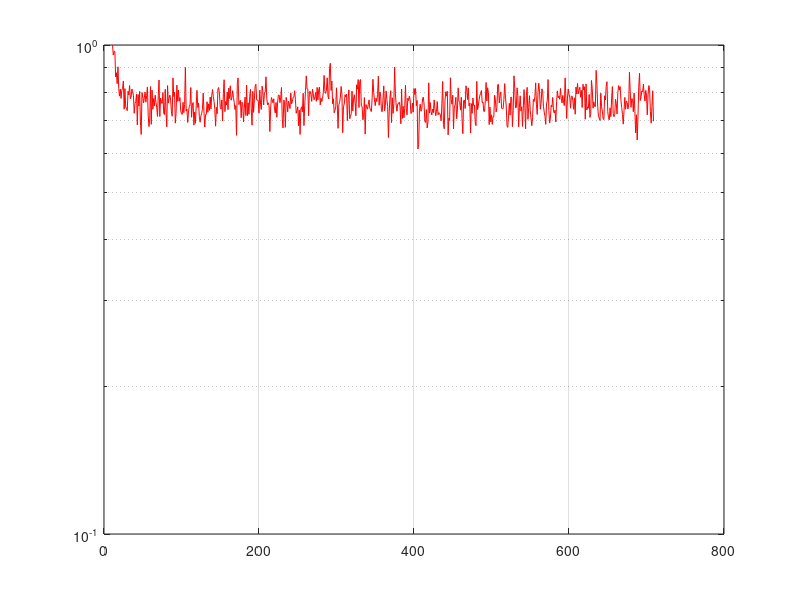
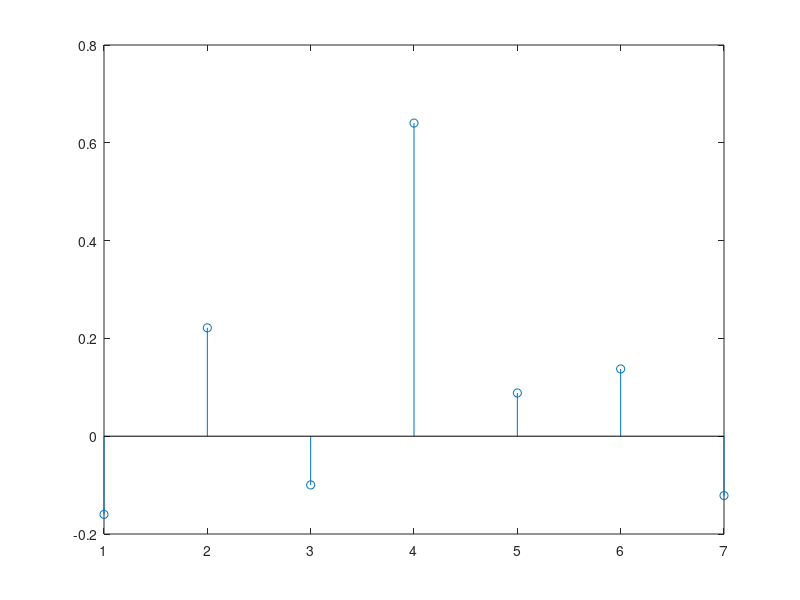
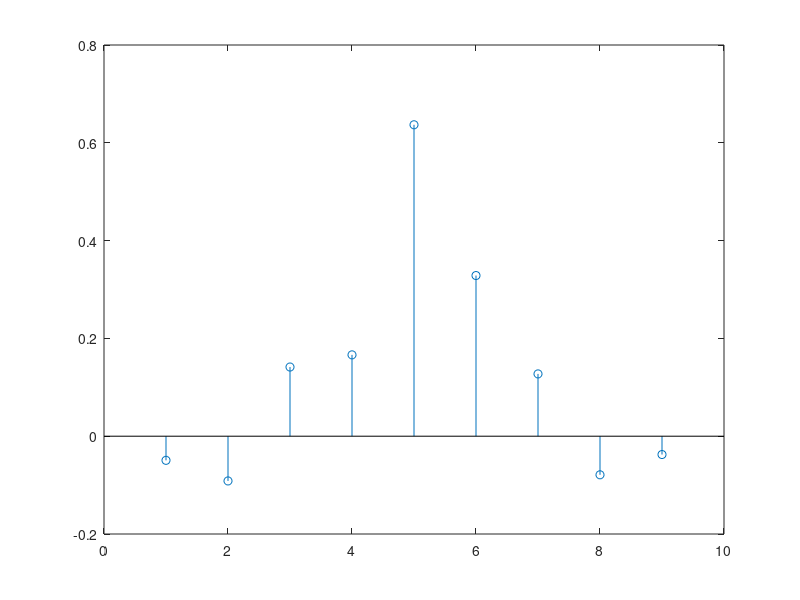

Reproduce these figures in MATLAB, in order.
%%%%%%%%%%%%%%%%%%%%%%%%%%%%%%%%%%%%%%%%%%%%%%%%%%%%%%%%%%%%
% %
% LEAST MEAN SQUARES (LMS) ALGORITHM & EQUALIZATION %
% ~~~~~~~~~~~~~~~~~~~~~~~~~~~~~~~~~~~~~~~~~~~~~~~~~~ %
% %
% AUTHOR : NASIM SHAMS %
%
%%%%%%%%%%%%%%%%%%%%%%%%%%%%%%%%%%%%%%%%%%%%%%%%%%%%%%%%%%%%
clear;
%% Assumptions for Channel Capacity W, No. of Samples, No. of trials %%
eSquare = zeros (1,709);
mu = 0.07;
W = 3.2; % Channel Capacity
alp = 2; % alpha
forder = 7; % filter order
tsamples = 700; % total # of samples
delay = 4; % delay for desired response
trials = 500; % No. of independent trials
de = zeros(1,tsamples); % Intializing the squared error
nvari = 0.5; % Noise variance
dvari = 1; % Input data variance
taps = zeros(1,forder); % Initializing the tap weight counter
for trys = 1:trials % Loop for No. of trials
u = zeros(1,forder); % intialization of tap I/p for time < 1
a = zeros(1,forder-1); % intialization of data i/p for time < 1
% for j = 1:forder
% w(forder,j) = 0; % intializing tapweight vector w(0) = 0
% end
w = zeros(1,forder);
%%%%%%%%%% MODULE 1 %%%%%%%%%%%%%%%%
for sampgen = forder : tsamples+forder %% Generates Random data & desired resp
a(sampgen) = fix(rand+0.5)*2-1;
end
d = [zeros(1,delay) a];
for sampgen = forder : tsamples+forder %% Generates Random noise
v(sampgen) = fix(rand+0.5)*2*sqrt(nvari)-sqrt(nvari);
end
 
%% Impulse Response of the Channel for given W %%
for k = 1:3
h(k) = 1/2*(1+cos(2*pi/W*(k-2)));
end;
%% Mu
%muu = ; %%% Fill the appropriate mu
%%%%%%% MODULE 2 : UPDATING THE WEIGHTS & PLOTTING THE LEARNING CURVE %%%%%%%
%% Output from Channel
cop = conv(h,a);
 
%% Input to the equalizer (Channel o/p + Random Noise)
copn = cop + [v 0 0];
copn_size = size(copn);
%% Finding the Estimate
%% Calculating the Error (desired resp - estimate)
%% Updating the tap weights
for n = forder : copn_size(2)
    u = copn(n-forder+1:n);
    y(n) = w*u';
    e(n) = d(n) - y(n);
    w = w + mu*e(n)*u;
end
%% Calculating the error square for each trial & adding it up
eSquare = eSquare + e.^2;
 
end %%% Loop for number of trials (try variable)
%% Calculating the Mean square error (ie total err at instant i / # of trials)
error = eSquare./trials;
%% Plotting the Learning Curve
 figure(1);
 %hold on
  semilogy(error,'red');
  grid on
 figure(2);
 stem(w);
 figure(3);
 combine= conv(h,w);
 stem(combine);
 
 
%%%%% Plotting the channel responses %%%%
%%%%% Plotting the equalizer responses %%%%
%%%%% Plotting the combined responses %%%%%
